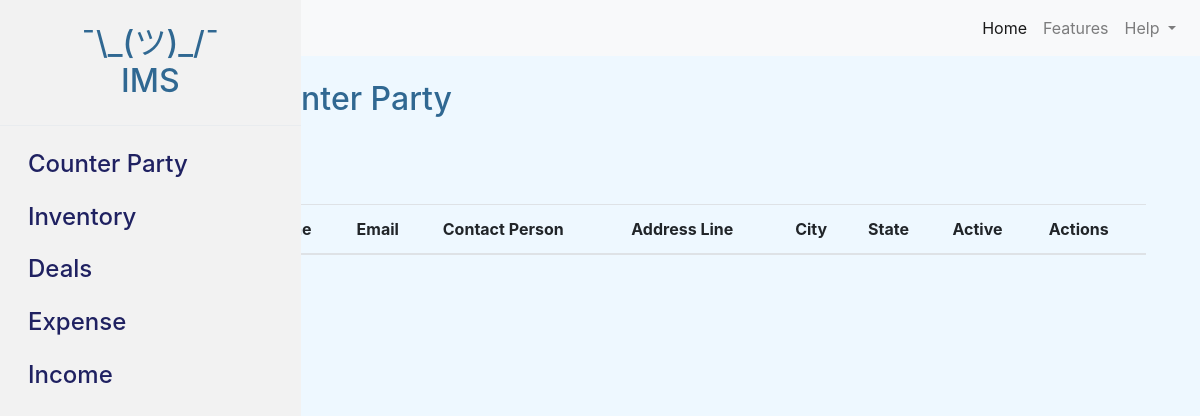
The page /counterparty/ on the database as committed earlier.
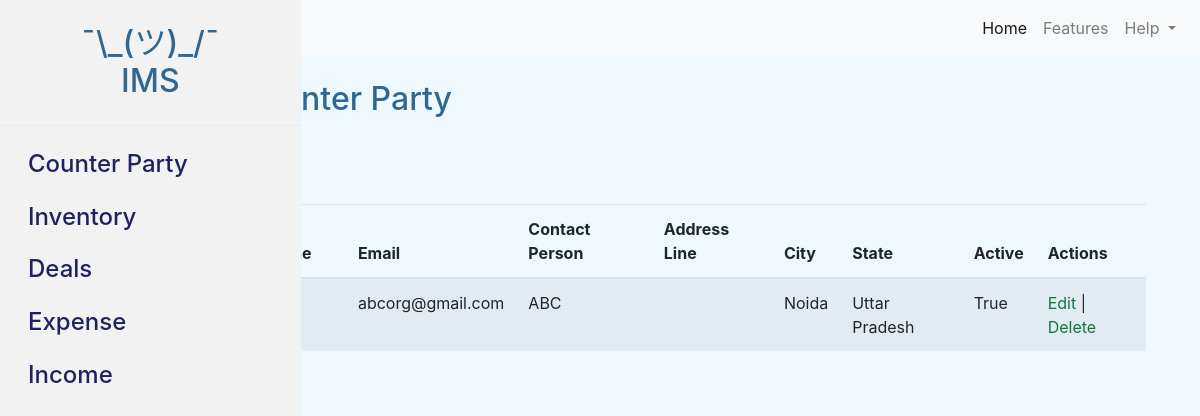
The same page on the database as committed later.
### inventoryMgtSys/models.py (models this page shows, shortened)
class CounterParty(models.Model):
    name = models.CharField(max_length=255)
    email = models.EmailField()
    contact_person = models.CharField(max_length=255)
    address_line = models.CharField(max_length=255)
    city = models.CharField(max_length=100)
    state = models.CharField(max_length=100)
    active = models.BooleanField(default=True)

### inventoryMgtSys/views.py (the view)
# urls.py: path('counterparty/', views.counterparty_list, name='counterparty_list'),
def counterparty_list(request):
   counterparties = CounterParty.objects.all()
   return render(request, 'counterparty.html', {'counterparties': counterparties})

### inventoryMgtSys/templates/counterparty.html (shortened to what this page needs)
{% extends 'base.html' %}
{% block content %}
{% include 'navbar.html' %}
      {% include 'sidebar.html' %}
      <main role="main" class="col-md-9 ml-sm-auto col-lg-10 px-4 mt-4">
        <div class="container">
            <h2 class="mb-4">Counter Party</h2>
            <a class="btn btn-primary" href="{% url 'counterparty_add' %}">Add</a>
            {% include 'counterparty_list.html' %}
        </div>
      </main>
{% endblock %}

### inventoryMgtSys/templates/counterparty_list.html
<br><br>
<div class="container">
    <table class="table table-striped">
        <thead>
            <tr>
                <th>Name</th>
                <th>Email</th>
                <th>Contact Person</th>
                <th>Address Line </th>
                <th>City</th>
                <th>State</th>
                <th>Active</th>
                <th>Actions</th>
            </tr>
        </thead>
        <tbody>
            {% for counterparty in counterparties %}
            <tr>
                <td>{{ counterparty.name }}</td>
                <td>{{ counterparty.email }}</td>
                <td>{{ counterparty.contact_person }}</td>
                <td>{{ counterparty.address_line }}</td>
                <td>{{ counterparty.city }}</td>
                <td>{{ counterparty.state }}</td>
                <td>{{ counterparty.active }}</td>
                <td>
                    <a href="{% url 'counterparty_edit' counterparty.pk %}">Edit</a> |
                    <a href="{% url 'counterparty_delete' counterparty.pk %}">Delete</a>
                </td>
            </tr>
            {% endfor %}
        </tbody>
    </table>
 </div>

Rows that differ between the two databases and show on the page:
added CounterParty: email "abcorg@gmail.com", contact_person "ABC", city "Noida", state "Uttar Pradesh", active "True"
